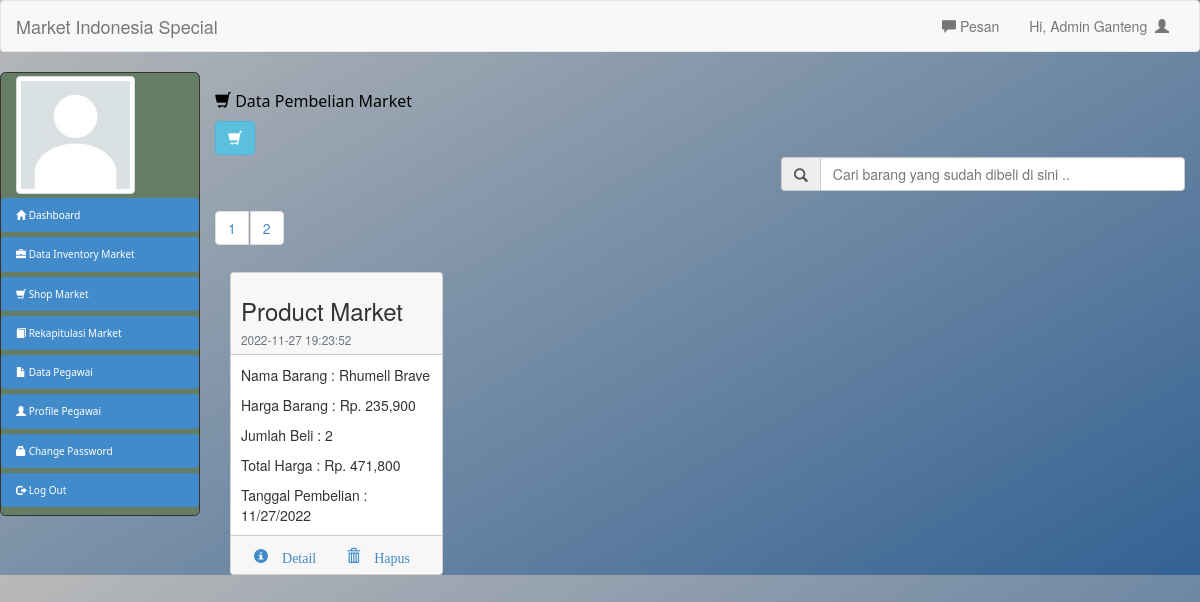
/public/view/market/sale.php?page=2 (signed in), run on the app's committed database.
### tables this page shows
CREATE TABLE `pembelian` (
  `kd_beli` int(11) NOT NULL,
  `tanggal` text NOT NULL,
  `namabarang` text NOT NULL,
  `hargabarang` text NOT NULL,
  `jumlahbeli` text NOT NULL,
  `laba` text NOT NULL,
  `total_harga` text NOT NULL
);

### public/view/market/sale.php (the view, shortened to what this page needs)
<?php
include "header.php";
include "../../../database/Migrations/koneksi.php";
?>
<link rel="stylesheet" href="../../../bootstrap/css/card-bootstrap.css">
<link href="https://unpkg.com/gijgo@1.9.14/css/gijgo.min.css" rel="stylesheet" type="text/css"/>
<h3 class="text-medium fw-bolder"><span class="glyphicon glyphicon-shopping-cart">
</span>  Data Pembelian Market</h3>
<button type='button' data-bs-toggle='modal' data-bs-target='#buymenu' class='btn btn-info'>
    <span class="glyphicon glyphicon-shopping-cart"></span></button>
<br>
<?php
$per_hal=4;
$jumlah_record=mysqli_query($con, "SELECT * from pembelian");
$jum=mysqli_num_rows($jumlah_record);
$halaman=ceil($jum / $per_hal);
$page = (isset($_GET['page'])) ? (int)$_GET['page'] : 1;
$start = ($page - 1) * $per_hal;
?>
<form method="GET">
    <div class="input-group col-md-5 col-md-offset-7">
		<span class="input-group-addon" id="basic-addon1"><span class="glyphicon glyphicon-search"></span></span>
		<input type="text" class="form-control" placeholder="Cari barang yang sudah dibeli di sini .." aria-describedby="basic-addon1" name="cari">
	</div>
</form>
<ul class="pagination">
	<?php
	    for($x=1;$x<=$halaman;$x++){
	?>
	<li><a href="?page=<?php echo $x ?>" style="margin-right: 2px;"><?php echo $x ?></a></li>
	<?php
		}
	?>
</ul>
<?php
if(isset($_GET['cari'])){
    $carinamabarang = mysqli_real_escape_string($con, $_GET["cari"]);
    $periksa = mysqli_query($con, "SELECT * FROM pembelian where namabarang like '$carinamabarang'");
}else{
    $periksa = mysqli_query($con, "SELECT * FROM pembelian limit $start, $per_hal");
}
while($p = mysqli_fetch_array($periksa)){
?>
<div class="col-md-3" id="wrap">
    <div class="card">
        <div class="card-header">
            <h3 class="card-title text-5">Product Market</h3>
            <p class="card-text"><small class="text-muted"><?php echo date_create('now', timezone_open('Asia/Bangkok'))->format('Y-m-d H:i:s'); ?></small></p>
        </div>
            <div class="card-body">
                <p class="card-text">Nama Barang : <?php echo $p['namabarang'];?></p>
                <p class="card-text">Harga Barang : <?php echo "Rp. ".number_format($p['hargabarang']);?></p>
                <p class="card-text">Jumlah Beli : <?php echo $p["jumlahbeli"];?></p>
                <p class="card-text">Total Harga : <?php echo "Rp. ".number_format($p['total_harga']);?></p>
                <p class="card-text">Tanggal Pembelian : <?php echo $p['tanggal']?></p>
            </div>
        <div class="card-footer">
            <a href="#" class="btn glyphicon glyphicon-info-sign"> Detail</a>
            <a href="#" class="btn glyphicon glyphicon-trash"> Hapus</a>
        </div>
    </div>
</div>
<?php
}
?>
<?php
include "footer.php";
?>

### css/header-home.css (style rules this page uses)
body { background-image: linear-gradient(150deg, rgba(100, 100, 100, 0.45), rgba(0, 58, 120, 0.8)); }

### public/view/market/sale.php (style rules this page uses)
#wrap { position: relative; flex-flow: nowrap ; flex-direction: row; justify-content: space-around; align-items: center; display: flex; max-width: 576px; }

### data on the page
pembelian: namabarang "Rhumell Brave", hargabarang "235,900", jumlahbeli "2", total_harga "471,800", tanggal "11/27/2022"

### other printed values
$_SESSION['namapegawai'] "Admin Ganteng"
